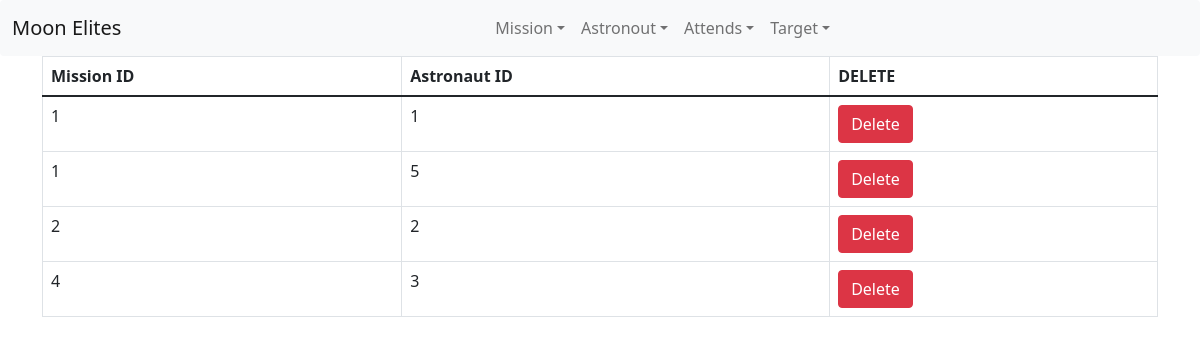
The app's page /view_attends.php with its own data.
### tables this page shows
CREATE TABLE `attends` (
  `mission_id` int(11) NOT NULL,
  `astronaut_id` int(11) NOT NULL
);

### view_attends.php (the view, shortened to what this page needs)
<?php
include 'Contection.php';
$result = mysqli_query($conn, "SELECT * FROM attends");
?>
<head>
    <link href="https://cdn.jsdelivr.net/npm/bootstrap@5.1.2/dist/css/bootstrap.min.css" rel="stylesheet">
</head>
<body>
<nav class="navbar navbar-expand-lg navbar-light bg-light rounded"">
        <div class=" container-fluid">
        <div class="navbar-header">
            <a class="navbar-brand" href="index.php">Moon Elites</a>
        </div>
        <div class="collapse navbar-collapse justify-content-md-center" id="navbarsExample10">
            <ul class="navbar-nav">
                <li class="nav-item dropdown">
                    <a class="nav-link dropdown-toggle" href="#" id="dropdown10" data-bs-toggle="dropdown" aria-expanded="false">Mission</a>
                </li>
                <li class="nav-item dropdown">
                    <a class="nav-link dropdown-toggle" href="#" id="dropdown10" data-bs-toggle="dropdown" aria-expanded="false">Astronout</a>
                </li>
                <li class="nav-item dropdown">
                    <a class="nav-link dropdown-toggle" href="#" id="dropdown10" data-bs-toggle="dropdown" aria-expanded="false">Attends</a>
                </li>
                <li class="nav-item dropdown">
                    <a class="nav-link dropdown-toggle" href="#" id="dropdown10" data-bs-toggle="dropdown" aria-expanded="false">Target</a>
                </li>
            </ul>
        </div>
        </div>
    </nav>
    <div class="container">
        <table class="table table-bordered">
            <thead>
                <tr>
                    <th>Mission ID</th>
                    <th>Astronaut ID</th>
                    <th> DELETE </th>
                </tr>
            </thead>
    </div>
</body>
<?php
foreach ($result as $row) {
  print "<tr> <td>";
  echo $row['mission_id'];
  print "</td> <td>";
  echo $row['astronaut_id'];
  print "</td>  <td>";
  echo "<a class='btn btn-danger' href=attends_del.php?id=".$row['mission_id'].">Delete </a>";
  print "</td> </tr>";
}
?>

### records on screen
attends: mission "1", astronaut "1"
attends: mission "1", astronaut "5"
attends: mission "2", astronaut "2"
attends: mission "4", astronaut "3"
